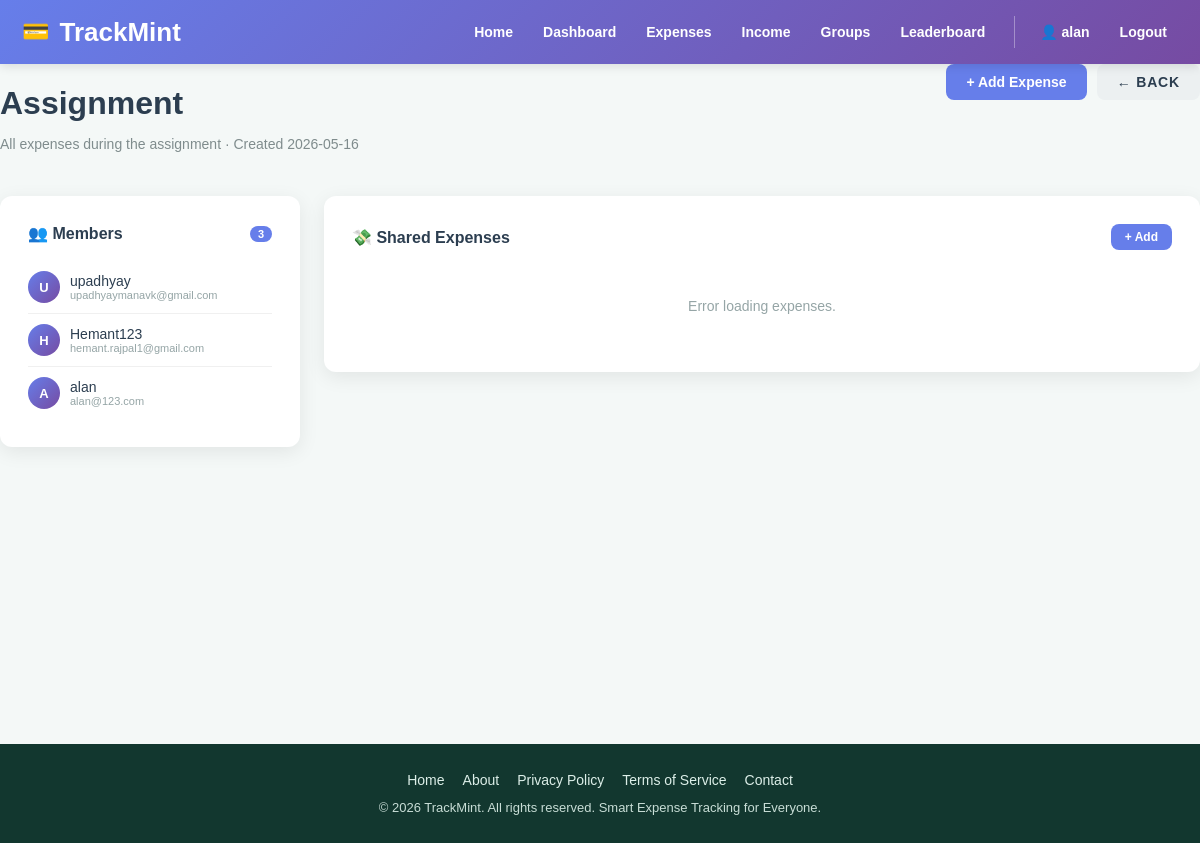
/groups/2 (signed in), run on the app's committed database.
### app/models.py (models this page shows, shortened)
class User(UserMixin, db.Model):
    __tablename__ = "users"
    id = db.Column(db.Integer, primary_key=True)
    username = db.Column(db.String(80), unique=True, nullable=False, index=True)
    email = db.Column(db.String(120), unique=True, nullable=False, index=True)
    password_hash = db.Column(db.String(255), nullable=False)
    created_at = db.Column(db.DateTime, default=datetime.utcnow, nullable=False)
    total_points = db.Column(db.Integer, default=0, nullable=False)
    current_streak = db.Column(db.Integer, default=0, nullable=False)
    last_upload_date = db.Column(db.Date, nullable=True)
    receipts = db.relationship(
        "Receipt",
        back_populates="user",
        cascade="all, delete-orphan",
        lazy=True
    )
    incomes = db.relationship(
        "Income",
        back_populates="user",
        cascade="all, delete-orphan",
        lazy=True
    )

class Group(db.Model):
    __tablename__ = "groups"
    id = db.Column(db.Integer, primary_key=True)
    creator_id = db.Column(db.Integer, db.ForeignKey("users.id"), nullable=False)
    name = db.Column(db.String(100), nullable=False)
    description = db.Column(db.Text, nullable=True)
    created_at = db.Column(db.DateTime, default=datetime.utcnow, nullable=False)
    creator = db.relationship("User", backref="groups")
    members = db.relationship(
        "GroupMember",
        backref="group",
        cascade="all, delete-orphan",
        lazy=True
    )

class GroupMember(db.Model):
    __tablename__ = "group_members"
    id = db.Column(db.Integer, primary_key=True)
    group_id = db.Column(db.Integer, db.ForeignKey("groups.id", ondelete="CASCADE"), nullable=False)
    user_id = db.Column(db.Integer, db.ForeignKey("users.id", ondelete="SET NULL"), nullable=True)
    identifier = db.Column(db.String(120), nullable=False)
    added_at = db.Column(db.DateTime, default=datetime.utcnow, nullable=False)
    user = db.relationship("User", foreign_keys=[user_id])
    splits = db.relationship("ExpenseSplit", backref="member", cascade="all, delete-orphan", lazy=True)

### app/groups/routes.py (the view)
@groups_bp.route("/<int:group_id>")
@login_required
def group_detail(group_id):
    group = Group.query.filter_by(id=group_id).first()
    if not group:
        return render_template("groups/detail.html", page_title="Group Detail", group=None)
    is_member = GroupMember.query.filter_by(group_id=group_id, user_id=current_user.id).first()
    if group.creator_id != current_user.id and not is_member:
        return render_template("groups/detail.html", page_title="Group Detail", group=None)
    return render_template("groups/detail.html", page_title="Group Detail", heading=group.name, group=group)

### app/__init__.py (called while the page is built)
def register_login_loader():
    @login_manager.user_loader
    def load_user(user_id):
        from app.models import User
        return db.session.get(User, int(user_id))

### app/templates/groups/detail.html (shortened to what this page needs)
{% extends "base.html" %}
{% block content %}
{% if not group %}
<div class="page-header">
    <div><h1>Group Not Found</h1><p>This group does not exist.</p></div>
    <a href="/groups" class="btn btn-secondary">← Back</a>
</div>
{% else %}
<div class="page-header">
    <div>
        <h1>{{ group.name }}</h1>
        <p>{{ group.description or 'No description.' }} · Created {{ group.created_at.strftime('%Y-%m-%d') }}</p>
    </div>
    <div class="header-actions">
        <button class="btn" onclick="openAddExpenseModal()">+ Add Expense</button>
        <a href="/groups" class="btn btn-secondary">← Back</a>
    </div>
</div>
<div class="content-grid">
    <div class="card">
        <div class="card-title">
            <span>👥 Members</span>
            <span class="badge">{{ group.members | length }}</span>
        </div>
        {% if group.members %}
        <ul class="member-list">
            {% for member in group.members %}
            <li class="member-item">
                <div class="member-avatar">{{ member.identifier[0].upper() }}</div>
                <div style="flex:1;">
                    <div>{{ member.identifier }}</div>
                    {% if member.user %}<div style="font-size:11px;color:#95a5a6;">{{ member.user.email }}</div>{% endif %}
                </div>
            </li>
            {% endfor %}
        </ul>
        {% else %}
        <div class="empty-state">No members yet.</div>
        {% endif %}
    </div>
    <div class="card">
        <div class="card-title">
            <span>💸 Shared Expenses</span>
            <button class="btn" style="font-size:12px;padding:6px 14px;" onclick="openAddExpenseModal()">+ Add</button>
        </div>
        <div id="expensesContainer"><div class="loading">Loading…</div></div>
    </div>
</div>
{% endif %}
{% endblock %}

### app/templates/base.html (shortened to what this page needs)
<!doctype html>
<html lang="en">
<head>
  <link rel="stylesheet" href="{{ url_for('static', filename='css/style.css') }}">
</head>
<body>
    <header>
        <div class="header-container">
            <div class="logo">
                <span class="logo-icon">💳</span>
                <span>TrackMint</span>
            </div>
            <nav>
                <div class="nav-primary">
                    <a href="{{ url_for('main.landing') }}">Home</a>
                    {% if current_user.is_authenticated %}
                    <a href="{{ url_for('main.dashboard') }}">Dashboard</a>
                    <a href="{{ url_for('receipts.index') }}">Expenses</a>
                    <a href="{{ url_for('income.income_home') }}">Income</a>
                    <a href="{{ url_for('groups.groups_home') }}">Groups</a>
                    <a href="{{ url_for('leaderboard.leaderboard_home') }}">Leaderboard</a>
                    {% endif %}
                </div>
                {% if current_user.is_authenticated %}
                <div class="nav-user">
                    <a href="{{ url_for('main.profile') }}">👤 {{ current_user.username }}</a>
                    <a href="{{ url_for('auth.logout') }}">Logout</a>
                </div>
                {% else %}
                <div class="nav-user">
                    <a href="{{ url_for('auth.login') }}">Login</a>
                    <a href="{{ url_for('auth.signup') }}">Sign Up</a>
                </div>
                {% endif %}
            </nav>
        </div>
    </header>
    <main>
        {% block content %}{% endblock %}
    </main>
    <footer>
        <div class="footer-content">
            <div class="footer-links">
                <a href="{{ url_for('main.landing') }}">Home</a>
                <a href="#">About</a>
                <a href="#">Privacy Policy</a>
                <a href="#">Terms of Service</a>
                <a href="#">Contact</a>
            </div>
            <p>&copy; 2026 TrackMint. All rights reserved. Smart Expense Tracking for Everyone.</p>
        </div>
    </footer>
</body>
</html>

### app/static/css/style.css (style rules this page uses)
* { box-sizing: border-box; }
body { margin: 0; font-family: Arial, Helvetica, sans-serif; background: #f4f8f7; color: #12372f; }
header { background: linear-gradient(135deg, #667eea 0%, #764ba2 100%); color: white; padding: 16px 0; box-shadow: 0 2px 10px rgba(0, 0, 0, 0.12); position: sticky; top: 0; z-index: 1000; }
.header-container { max-width: 1200px; margin: 0 auto; padding: 0 22px; display: flex; justify-content: space-between; align-items: center; gap: 24px; }
.logo { font-size: 26px; font-weight: 800; display: flex; align-items: center; gap: 10px; color: white; white-space: nowrap; }
.logo-icon { font-size: 22px; }
nav { display: flex; align-items: center; gap: 18px; flex-wrap: wrap; }
.nav-primary, .nav-user { display: flex; align-items: center; gap: 8px; flex-wrap: wrap; }
nav a { color: white; text-decoration: none; font-size: 14px; font-weight: 600; padding: 8px 11px; border-radius: 8px; transition: 0.2s ease; }
.nav-user { padding-left: 14px; border-left: 1px solid rgba(255, 255, 255, 0.35); }
main { min-height: calc(100vh - 160px); }
footer { background: #12372f; color: white; padding: 28px 20px; margin-top: 40px; }
.footer-content { max-width: 1200px; margin: 0 auto; text-align: center; }
.footer-links { display: flex; justify-content: center; gap: 18px; flex-wrap: wrap; margin-bottom: 12px; }
.footer-links a { color: #dceee8; text-decoration: none; font-size: 14px; }
.footer-content p { margin: 0; color: #c8ddd6; font-size: 13px; }
.btn-primary, .btn-secondary { padding: 16px 28px; border: none; border-radius: 12px; font-size: 15px; font-weight: 800; cursor: pointer; transition: all 0.25s ease; flex: 1; text-transform: uppercase; letter-spacing: 0.06em; }
.btn-secondary { background: #f1faf6; color: #12372f; border: 1.5px solid #d6e7e1; font-weight: 700; }

### app/templates/groups/detail.html (style rules this page uses)
.page-header { margin-bottom:30px; display:flex; justify-content:space-between; align-items:flex-start; flex-wrap:wrap; gap:15px; }
.page-header h1 { font-size:32px; color:#2c3e50; margin-bottom:6px; }
.page-header p { color:#7f8c8d; font-size:14px; }
.header-actions { display:flex; gap:10px; }
.btn { padding:10px 20px; background:#667eea; color:white; border:none; border-radius:8px; cursor:pointer; font-weight:600; font-size:14px; transition:background 0.2s; text-decoration:none; display:inline-block; }
.btn-secondary { background:#ecf0f1; color:#2c3e50; }
.content-grid { display:grid; grid-template-columns:300px 1fr; gap:24px; align-items:start; }
.card { background:white; padding:28px; border-radius:12px; box-shadow:0 5px 20px rgba(0,0,0,0.08); }
.card-title { font-size:16px; font-weight:700; color:#2c3e50; margin-bottom:18px; display:flex; justify-content:space-between; align-items:center; }
.member-list { list-style:none; padding:0; margin:0; }
.member-item { display:flex; align-items:center; gap:10px; padding:10px 0; border-bottom:1px solid #f0f0f0; font-size:14px; color:#2c3e50; }
.member-item:last-child { border-bottom:none; }
.member-avatar { width:32px; height:32px; background:linear-gradient(135deg,#667eea,#764ba2); color:white; border-radius:50%; display:flex; align-items:center; justify-content:center; font-size:13px; font-weight:700; flex-shrink:0; }
.badge { display:inline-block; background:#667eea; color:white; border-radius:12px; padding:2px 8px; font-size:11px; font-weight:600; }

### data on the page
User: username "alan"
Group: name "Assignment", description "All expenses during the assignment", created_at "2026-05-16"
GroupMember: identifier "U", identifier "upadhyay", user.email "upadhyaymanavk@gmail.com"
GroupMember: identifier "H", identifier "Hemant123", user.email "hemant.rajpal1@gmail.com"
GroupMember: identifier "A", identifier "alan", user.email "alan@123.com"

### other printed values
{{ group.members | length }} "3"
